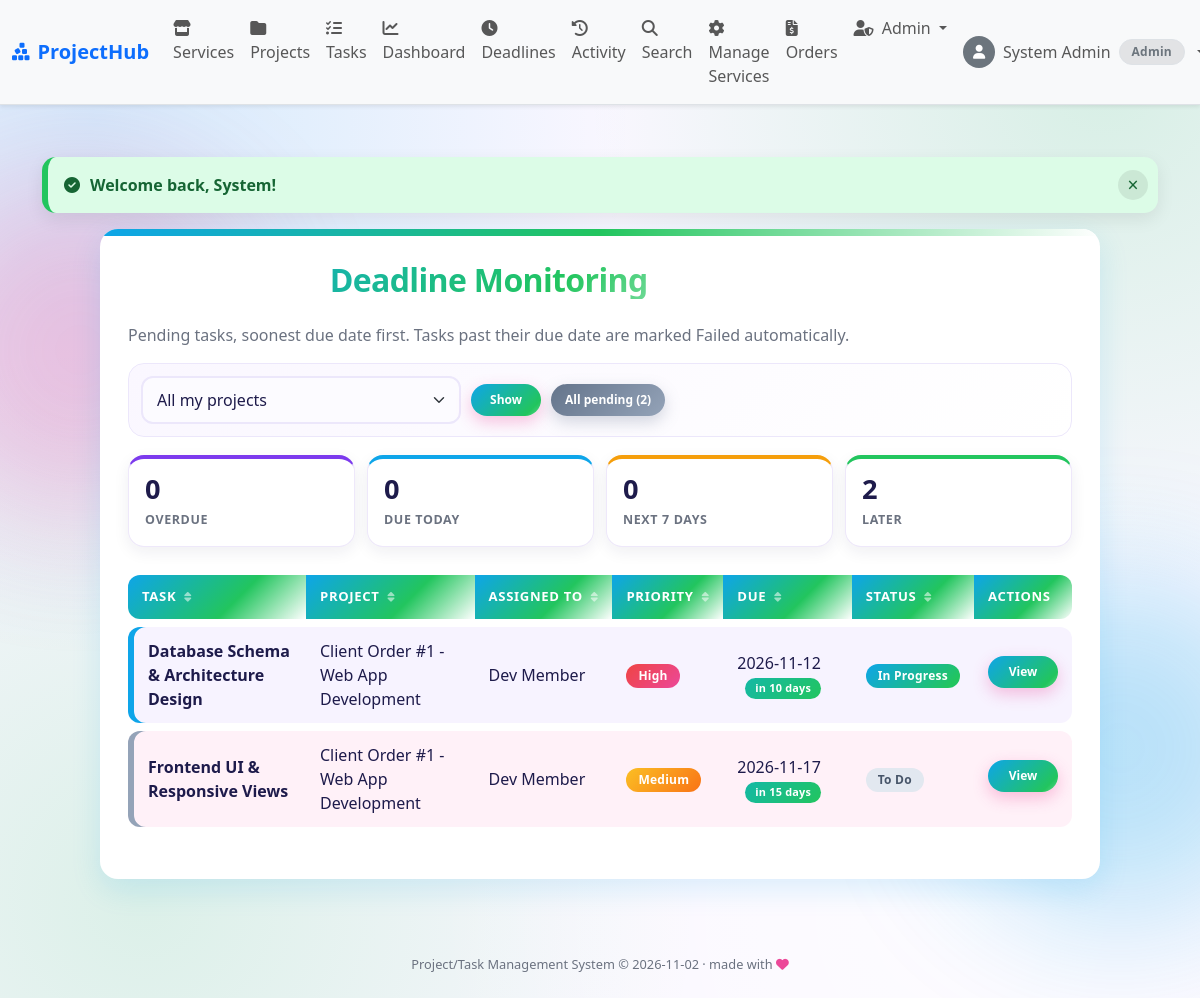
/tasks/check_deadlines.php (signed in), run on the app's committed database.
### tables this page shows
CREATE TABLE IF NOT EXISTS tasks (
  task_id      INT AUTO_INCREMENT PRIMARY KEY,
  project_id   INT NOT NULL,
  title        VARCHAR(150) NOT NULL,
  description  TEXT,
  assigned_to  INT NULL,
  priority     ENUM('Low','Medium','High') NOT NULL DEFAULT 'Medium',
  start_date   DATE NOT NULL,
  due_date     DATE NOT NULL,
  status       ENUM('To Do','In Progress','Completed','Failed') NOT NULL DEFAULT 'To Do',
  created_by   INT NOT NULL,
  created_at   TIMESTAMP DEFAULT CURRENT_TIMESTAMP,
  updated_at   TIMESTAMP DEFAULT CURRENT_TIMESTAMP ON UPDATE CURRENT_TIMESTAMP,
  FOREIGN KEY (project_id)  REFERENCES projects(project_id) ON DELETE CASCADE,
  FOREIGN KEY (assigned_to) REFERENCES users(user_id),
  FOREIGN KEY (created_by)  REFERENCES users(user_id)
);

CREATE TABLE IF NOT EXISTS projects (
  project_id    INT AUTO_INCREMENT PRIMARY KEY,
  order_id      INT NULL,
  project_name  VARCHAR(100) NOT NULL,
  description   TEXT,
  start_date    DATE NOT NULL,
  deadline      DATE NOT NULL,
  status        ENUM('Planning','In Progress','On Hold','Completed','Failed') NOT NULL DEFAULT 'Planning',
  created_by    INT NOT NULL,
  created_at    TIMESTAMP DEFAULT CURRENT_TIMESTAMP,
  FOREIGN KEY (order_id)   REFERENCES orders(order_id) ON DELETE SET NULL,
  FOREIGN KEY (created_by) REFERENCES users(user_id)
);

### tasks/check_deadlines.php (the view, shortened to what this page needs)
<?php
include('../includes/config.php');
include('../includes/functions.php');
$project_id = (int)($_GET['project_id'] ?? 0);
$bucket     = $_GET['bucket'] ?? 'all';
$buckets = [
    'overdue' => 't.due_date < CURDATE()',
    'today'   => 't.due_date = CURDATE()',
    'week'    => 't.due_date > CURDATE() AND t.due_date <= DATE_ADD(CURDATE(), INTERVAL 7 DAY)',
    'later'   => 't.due_date > DATE_ADD(CURDATE(), INTERVAL 7 DAY)',
];
if ($project_id > 0) {
    $project = get_project($conn, $project_id);
    if (!$project || !can_view_project($conn, $project_id)) {
        set_flash('danger', 'Project not found or you are not a member of it.');
        redirect('tasks/check_deadlines.php');
    }
    $scope_sql    = 't.project_id = ?';
    $scope_types  = 'i';
    $scope_params = [$project_id];
} else {
    [$scope_sql, $scope_types, $scope_params] = project_scope('t.project_id');
}
$count_row = db_select(
    $conn,
    "SELECT
        COALESCE(SUM({$buckets['overdue']}), 0) AS overdue,
        COALESCE(SUM({$buckets['today']}), 0)   AS today,
        COALESCE(SUM({$buckets['week']}), 0)    AS week,
        COALESCE(SUM({$buckets['later']}), 0)   AS later
     FROM tasks t
     WHERE $scope_sql
       AND t.status <> 'Completed'",
    $scope_types,
    $scope_params
)[0];
$pending_total = (int)$count_row['overdue'] + (int)$count_row['today']
               + (int)$count_row['week'] + (int)$count_row['later'];
$extra = $bucket === 'all' ? '' : ' AND (' . $buckets[$bucket] . ')';
$tasks = db_select(
    $conn,
    "SELECT t.task_id, t.title, t.priority, t.due_date, t.status,
            p.project_id, p.project_name,
            CONCAT(a.first_name, ' ', a.last_name) AS assignee_name
     FROM tasks t
     INNER JOIN projects p ON p.project_id = t.project_id
     LEFT JOIN users a ON a.user_id = t.assigned_to
     WHERE $scope_sql
       AND t.status <> 'Completed'
       $extra
     ORDER BY t.due_date ASC,
              FIELD(t.priority, 'High', 'Medium', 'Low'),
              t.title ASC",
    $scope_types,
    $scope_params
);
function deadline_link($bucket, $project_id)
{
    $q = ['bucket' => $bucket];
    return 'check_deadlines.php?' . http_build_query($q);
}
$cards = [
    'overdue' => ['Overdue',        (int)$count_row['overdue']],
    'today'   => ['Due Today',      (int)$count_row['today']],
    'week'    => ['Next 7 Days',    (int)$count_row['week']],
    'later'   => ['Later',          (int)$count_row['later']],
];
include('../includes/header.php');
?>
<div class="table-card">
  <div class="d-flex flex-wrap justify-content-between align-items-center gap-2 mb-3">
    <div>
      <h2>Deadline Monitoring</h2>
      <p class="text-muted mb-0">
        Pending tasks, soonest due date first.
        Tasks past their due date are marked Failed automatically.
      </p>
    </div>
  </div>
  <form method="GET" action="check_deadlines.php" class="interactive-toolbar">
    <select name="project_id" class="form-select" style="max-width: 320px;" aria-label="Project">
      <option value="0">All my projects</option>
    </select>
    <button type="submit">Show</button>
    <a href="<?php echo e(deadline_link('all', $project_id)); ?>" class="button button-secondary">
      All pending (<?php echo $pending_total; ?>)
    </a>
  </form>
  <div class="interactive-summary">
    <?php foreach ($cards as $key => $card) { ?>
      <a href="<?php echo e(deadline_link($key, $project_id)); ?>"
         class="summary-card"
         style="text-decoration:none; color:inherit; <?php echo $bucket === $key ? 'outline:3px solid rgba(236,72,153,.25);' : ''; ?>">
        <span class="summary-value"><?php echo $card[1]; ?></span>
        <span class="summary-label"><?php echo e($card[0]); ?></span>
      </a>
    <?php } ?>
  </div>
  <?php if (count($tasks) === 0) { ?>
    <p class="text-center text-muted">
      <?php echo $pending_total === 0
          ? 'No pending tasks. Everything is completed.'
          : 'No pending tasks in this group.'; ?>
    </p>
  <?php } else { ?>
    <div class="table-responsive">
      <table class="table align-middle" width="100%" cellpadding="6" cellspacing="0">
        <thead>
          <tr>
            <th>Task</th>
            <th>Project</th>
            <th>Assigned To</th>
            <th>Priority</th>
            <th>Due</th>
            <th>Status</th>
            <th>Actions</th>
          </tr>
        </thead>
        <tbody>
          <?php
          $b = 0;
          foreach ($tasks as $t) {
              $bg_color = ($b++ % 2 == 1) ? 'odd' : 'even';
              echo '<tr class="' . $bg_color . '">';
              echo '<td><strong>' . e($t['title']) . '</strong></td>';
              echo '<td>' . e($t['project_name']) . '</td>';
              echo '<td>' . ($t['assignee_name'] ? e($t['assignee_name']) : '<span class="text-muted">Unassigned</span>') . '</td>';
              echo '<td>' . priority_badge($t['priority']) . '</td>';
              echo '<td>' . e($t['due_date']) . '</td>';
              echo '<td>' . task_status_badge($t['status']) . '</td>';
              echo '<td><a href="view.php?task_id=' . (int)$t['task_id'] . '" class="button">View</a></td>';
              echo '</tr>';
          }
          ?>
        </tbody>
      </table>
    </div>
  <?php } ?>
</div>
<?php include('../includes/footer.php'); ?>

### includes/functions.php (shortened to what this page needs)
<?php
function e($value)
{
    return htmlspecialchars((string)$value, ENT_QUOTES, 'UTF-8');
}
function show_flash()
{
    if (isset($_SESSION['flash'])) {
        $f = $_SESSION['flash'];
        echo "<div class='alert alert-" .
             e($f['type']) .
             "' role='alert'>" .
             e($f['msg']) .
             "</div>";
    }
}
function db_select($conn, $sql, $types = '', $params = [])
{
    $stmt = mysqli_prepare($conn, $sql);
    if ($types !== '') {
        mysqli_stmt_bind_param($stmt, $types, ...$params);
    }
    mysqli_stmt_execute($stmt);
    $result = mysqli_stmt_get_result($stmt);
    $rows = mysqli_fetch_all($result, MYSQLI_ASSOC);
    return $rows;
}
function is_logged_in()
{
    return isset($_SESSION['user_id']);
}
function has_role($roles)
{
    return is_logged_in()
        && in_array($_SESSION['role'], (array)$roles, true);
}
function task_status_badge($status)
{
    $colors = [
        'To Do'       => 'secondary',
        'In Progress' => 'primary',
        'Completed'   => 'success',
        'Failed'      => 'danger'
    ];
    $c = $colors[$status] ?? 'secondary';
    return "<span class='badge text-bg-{$c}'>" .
           e($status) .
           "</span>";
}
function priority_badge($priority)
{
    $colors = [
        'Low'    => 'secondary',
        'Medium' => 'warning',
        'High'   => 'danger'
    ];
    $c = $colors[$priority] ?? 'secondary';
    return "<span class='badge text-bg-{$c}'>" .
           e($priority) .
           "</span>";
}
function project_scope($column = 'p.project_id')
{
    if (has_role('admin')) {
        return ['1=1', '', []];
    }
    return [
        "$column IN (SELECT project_id FROM project_members WHERE user_id = ?)",
        'i',
        [(int)$_SESSION['user_id']]
    ];
}
function user_avatar($photo, $size = 36, $class = "rounded-circle")
{
    return "<span class='d-inline-flex align-items-center justify-content-center bg-secondary text-white {$class}' style='width: {$size}px; height: {$size}px; font-size: " . round($size * 0.45) . "px;'><i class='fa-solid fa-user'></i></span>";
}

### data on the page
tasks: title "Database Schema & Architecture Design", project.project_name "Client Order #1 - Web App Development", assignee_name "Dev Member", priority "High", due_date "2026-11-12", status "In Progress"
tasks: title "Frontend UI & Responsive Views", project.project_name "Client Order #1 - Web App Development", assignee_name "Dev Member", priority "Medium", due_date "2026-11-17", status "To Do"

### other printed values
$nav_name "System Admin"
role_label($cur_role) "Admin"
$f['msg'] "Welcome back, System!"
$pending_total "2"
$card[1] "0"
$card[0] "OVERDUE"
$card[0] "DUE TODAY"
$card[0] "NEXT 7 DAYS"
$card[1] "2"
$card[0] "LATER"
$date "2026-11-02"
